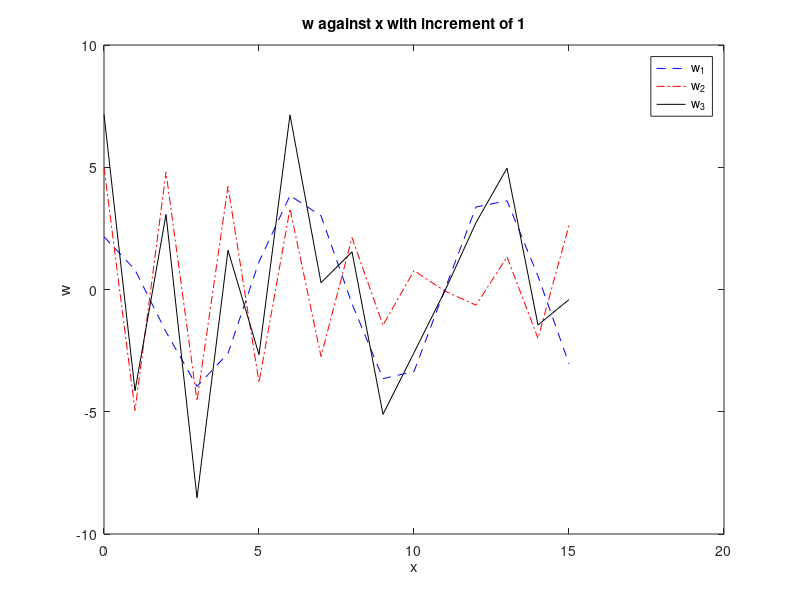
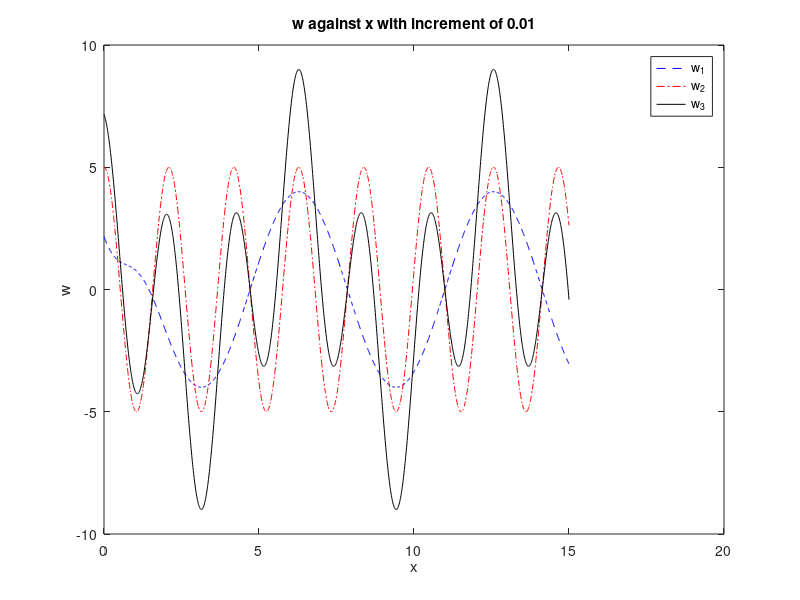

Recreate these plots in MATLAB, in order.
% Written by: Soon Foo Chong
close all; clear all; clc;  
%%
% 1
x = 0:1:15;
w1 = 4*cos(x+exp(-x.^2));
w2 = 5*sin(3*x+(pi/2));
w3 = w1 + w2;

plot(x,w1,'b--',x,w2,'r-.',x,w3,'k-')

xlabel('x')
ylabel('w')
legend('w_1','w_2','w_3')
title('w against x with increment of 1')

% hold on
% plot(x,w2,'r-.')
% plot(x,w3,'k-')
%%
% 2
x=0:0.01:15;
w1 = 4*cos(x+exp(-x.^2));
w2 = 5*sin(3*x+(pi/2));
w3 = w1 + w2;

figure
plot(x,w1,'b--')
hold on
plot(x,w2,'r-.')
plot(x,w3,'k-')
xlabel('x')
ylabel('w')
legend('w_1','w_2','w_3')
title('w against x with increment of 0.01')